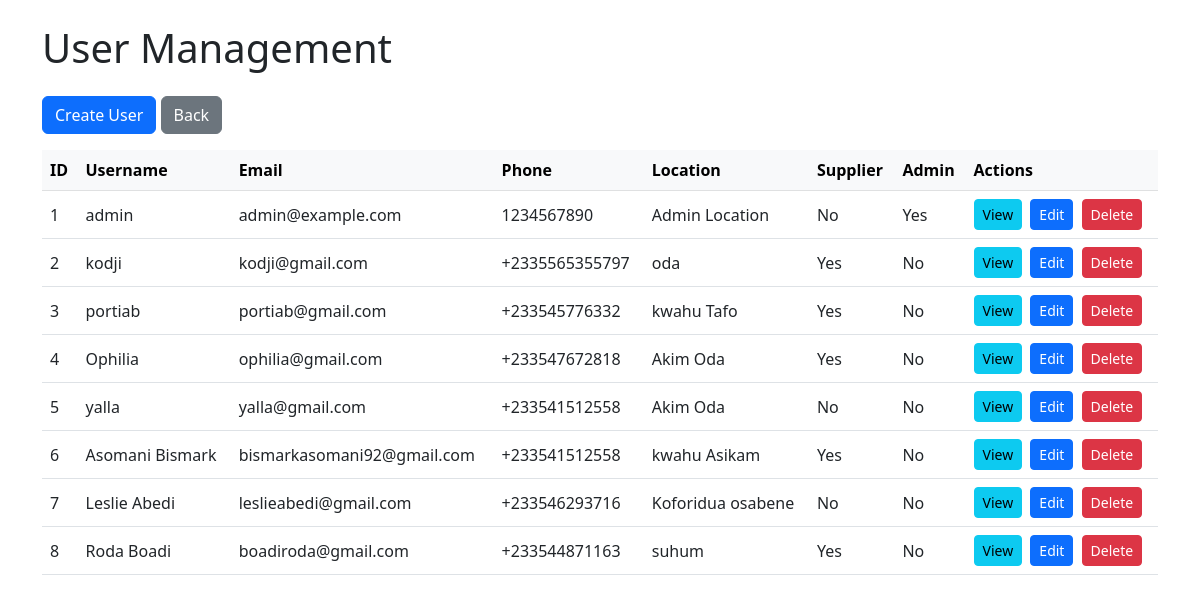
The app's page /admin/users (signed in) with its own data.
### app.py (models this page shows)
class User(UserMixin, db.Model):
    id = db.Column(db.Integer, primary_key=True)
    username = db.Column(db.String(50), unique=True)
    email = db.Column(db.String(50), unique=True)
    phone = db.Column(db.String(20))
    location = db.Column(db.String(50))
    password = db.Column(db.String(1000))
    is_supplier = db.Column(db.Boolean, default=False)
    is_admin = db.Column(db.Boolean, default=False)
    profile_picture = db.Column(db.String(1000), nullable=True)
    reset_token = db.Column(db.String(100), nullable=True)
    reset_token_expiry = db.Column(db.DateTime, nullable=True)

### app.py (the view)
@app.route('/admin/users')
@login_required
def admin_users():
    if not current_user.is_admin:
        flash('Access denied. Admin privileges required.', 'danger')
        return redirect(url_for('index'))
    users = User.query.all()
    return render_template('admin/users.html', users=users)

### app.py (called while the page is built)
@login_manager.user_loader
def load_user(user_id):
    return User.query.get(int(user_id))

### templates/admin/users.html (shortened to what this page needs)
<!doctype html>
<html lang="en">
<head>
  <link href="https://cdn.jsdelivr.net/npm/bootstrap@5.3.0/dist/css/bootstrap.min.css" rel="stylesheet">
</head>
<body>
<div class="container my-4">
  <h1 class="mb-4">User Management</h1>
  <button class="btn btn-primary mb-3" data-bs-toggle="modal" data-bs-target="#createUserModal">
    Create User
  </button>
  <a href="{{ url_for('admin_dashboard') }}" class="btn btn-secondary mb-3">Back</a>
  <table class="table table-hover align-middle">
    <thead class="table-light">
      <tr>
        <th>ID</th>
        <th>Username</th>
        <th>Email</th>
        <th>Phone</th>
        <th>Location</th>
        <th>Supplier</th>
        <th>Admin</th>
        <th>Actions</th>
      </tr>
    </thead>
    <tbody id="usersTableBody">
      {% for u in users %}
      <tr data-user-id="{{ u.id }}">
        <td>{{ u.id }}</td>
        <td>{{ u.username }}</td>
        <td>{{ u.email }}</td>
        <td>{{ u.phone }}</td>
        <td>{{ u.location }}</td>
        <td>{{ 'Yes' if u.is_supplier else 'No' }}</td>
        <td>{{ 'Yes' if u.is_admin else 'No' }}</td>
        <td>
          <button class="btn btn-sm btn-info me-1" data-bs-toggle="modal" data-bs-target="#viewUserModal{{ u.id }}">View</button>
          <button class="btn btn-sm btn-primary me-1" data-bs-toggle="modal" data-bs-target="#updateUserModal{{ u.id }}">Edit</button>
          <button class="btn btn-sm btn-danger" data-bs-toggle="modal" data-bs-target="#deleteUserModal{{ u.id }}">Delete</button>
        </td>
      </tr>
      {% endfor %}
    </tbody>
  </table>
</div>
</body>
</html>

### records on screen
User: id "1", username "admin", email "admin@example.com", phone "1234567890", location "Admin Location", is_supplier "No", is_admin "Yes"
User: id "2", username "kodji", email "kodji@gmail.com", phone "+2335565355797", location "oda", is_supplier "Yes", is_admin "No"
User: id "3", username "portiab", email "portiab@gmail.com", phone "+233545776332", location "kwahu Tafo", is_supplier "Yes", is_admin "No"
User: id "4", username "Ophilia", email "ophilia@gmail.com", phone "+233547672818", location "Akim Oda", is_supplier "Yes", is_admin "No"
User: id "5", username "yalla", email "yalla@gmail.com", phone "+233541512558", location "Akim Oda", is_supplier "No", is_admin "No"
User: id "6", username "Asomani Bismark", email "bismarkasomani92@gmail.com", phone "+233541512558", location "kwahu Asikam", is_supplier "Yes", is_admin "No"
User: id "7", username "Leslie Abedi", email "leslieabedi@gmail.com", phone "+233546293716", location "Koforidua osabene", is_supplier "No", is_admin "No"
User: id "8", username "Roda Boadi", email "boadiroda@gmail.com", phone "+233544871163", location "suhum", is_supplier "Yes", is_admin "No"
